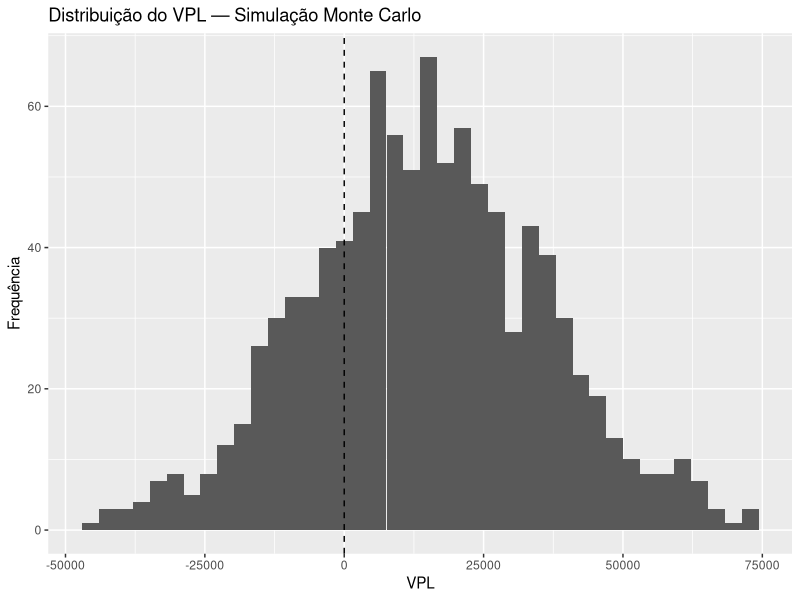

Write the R code that produced this figure.
# Arquivo: 04-lista-resolucao.R
# Autor(a): Felipe Fonseca
# Data: 17/04/2026
# Objetivo: Resolução da lista de exercícios 4

# Configuracoes globais  ------------------------------------

# define opções globais para exibição de números
options(digits = 5, scipen = 999)

# carrega os pacotes necessários
library(here)      # para usar caminhos relativos
library(tidyverse) # inclui readr, dplyr, tidyr, ggplot2 etc.


# Exercício 1 ------------------------------------------------

# Função para calcular montante com juros compostos mensais
calcular_montante_mensal <- function(capital, taxa_anual, meses) {
  
  # Converter taxa anual para mensal
  taxa_mensal <- taxa_anual / 12
  
  # Calcular montante
  montante <- capital * (1 + taxa_mensal)^meses
  
  return(montante)
}

# Valores do exercício
capital <- 5000
taxa_anual <- 0.10
meses <- 36

# Cálculo do montante
resultado <- calcular_montante_mensal(capital, taxa_anual, meses)
resultado

# Exercício 2 ------------------------------------------------

# Função que recebe retorno (em decimal) e classifque textualmente
avaliar_investimento <- function(retorno) {
  
  if (retorno > 0.15) {
    classificacao <- "Excelente"
    
  } else if (retorno > 0.05) {
    classificacao <- "Bom"
    
  } else if (retorno > 0) {
    classificacao <- "Fraco"
    
  } else {
    classificacao <- "Negativo"
  }
  
  return(classificacao)
}

# Valores solicitados
retornos <- c(0.20, 0.08, 0.02, -0.05)

# Aplicar a função
sapply(retornos, avaliar_investimento)

# Exercício 3 ------------------------------------------------

analisar_carteira <- function(dados) {
  
  dados |>
    mutate(
      # Retorno percentual
      retorno = (preco_atual / preco_compra - 1) * 100,
      
      # Valores financeiros
      valor_investido = preco_compra * quantidade,
      valor_atual     = preco_atual * quantidade,
      
      # Resultado financeiro
      resultado = valor_atual - valor_investido,
      
      # Situação do ativo
      situacao = ifelse(resultado > 0, "Ganho", "Perda")
    )
}

carteira <- tibble(
  ativo        = c("PETR4", "VALE3", "ITUB4", "WEGE3"),
  preco_compra = c(28.50, 68.20, 32.00, 45.00),
  preco_atual  = c(31.00, 65.40, 33.60, 48.50),
  quantidade   = c(200, 100, 300, 150)
)
carteira

# Aplicando a função
resultado_carteira <- analisar_carteira(carteira)
resultado_carteira
view(resultado_carteira)

# Exercício 4 ------------------------------------------------

calcular_valor_futuro <- function(capital, taxa_anual, anos){
  
  valor_futuro <- capital * (1 + taxa_anual)^anos
  
  return(valor_futuro)
}

taxas_anuais <- c(0.04, 0.06, 0.08, 0.10, 0.12, 0.14, 0.16)

vf_20_anos <- map_dbl(
  taxas_anuais,
  ~ calcular_valor_futuro(
    capital = 10000,
    taxa_anual = .x,
    anos = 20
  )
)
vf_20_anos

comparacao_cenarios <- tibble(
  taxa = taxas_anuais,
  taxa_percentual = taxas_anuais * 100,
  valor_futuro = vf_20_anos,
  ganho_liquido = valor_futuro - 10000
)
comparacao_cenarios

# Exercício 5 ------------------------------------------------

calcular_vpl <- function(investimento_inicial,
                         fluxos_caixa,
                         taxa,
                         valor_residual = 0){
  
  n <- length(fluxos_caixa)
  
  # valor presente dos fluxos
  vp_fluxos <- sum(
    fluxos_caixa / (1 + taxa)^(1:n)
  )
  
  # valor presente do residual
  vp_residual <- valor_residual / (1 + taxa)^n
  
  # VPL
  vpl <- investimento_inicial + vp_fluxos + vp_residual
  
  return(vpl)
}

investimento_inicial <- 300000
fluxos_caixa <- c(80000, 95000, 110000, 100000)
valor_residual <- 30000
taxas_desconto <- c(0.08, 0.10, 0.12, 0.14, 0.16, 0.18)

vpl_projeto <- map_dbl(
  taxas_desconto,
  ~ calcular_vpl(
    investimento_inicial,
    fluxos_caixa,
    taxa = .x,
    valor_residual
  )
)
vpl_projeto

analise_projeto <- tibble(
  taxa_pct = taxas_desconto * 100,
  vpl = vpl_projeto,
  decisao = ifelse(vpl > 0, "Viável", "Inviável")
)
analise_projeto

# Exercício 6 ------------------------------------------------
# (resolver em arquivo .qmd separado)


# Exercício 7 (Desafio) --------------------------------------

calcular_vpl <- function(investimento_inicial,
                         fluxos,
                         taxa_desconto,
                         valor_residual = 0) {
  
  periodos <- seq_along(fluxos)
  
  valor_presente_fluxos <- sum(
    fluxos / (1 + taxa_desconto)^periodos
  )
  
  valor_presente_residual <- 
    valor_residual / (1 + taxa_desconto)^length(fluxos)
  
  vpl <- valor_presente_fluxos +
    valor_presente_residual -
    investimento_inicial
  
  return(vpl)
}

set.seed(123)

vpl_sim <- map_dbl(1:1000, \(i) {
  
  # gerar fluxos aleatórios
  fluxos <- rnorm(
    3,
    mean = 80000,
    sd = 15000
  )
  
  # calcular VPL do cenário
  calcular_vpl(
    investimento_inicial = 200000,
    fluxos = fluxos,
    taxa_desconto = 0.10,
    valor_residual = 20000
  )
})

vpl_medio <- mean(vpl_sim)
vpl_medio

prob_vpl_positivo <- mean(vpl_sim > 0)
prob_vpl_positivo

quantis <- quantile(vpl_sim, probs = c(0.05, 0.95))
quantis

resultado_simulacao <- tibble(
  vpl_medio = vpl_medio,
  probabilidade_vpl_positivo = prob_vpl_positivo,
  p5 = quantis[1],
  p95 = quantis[2]
)

resultado_simulacao

tibble(vpl = vpl_sim) |>
  ggplot(aes(vpl)) +
  geom_histogram(bins = 40) +
  geom_vline(xintercept = 0, linetype = "dashed") +
  labs(
    title = "Distribuição do VPL — Simulação Monte Carlo",
    x = "VPL",
    y = "Frequência"
  )
